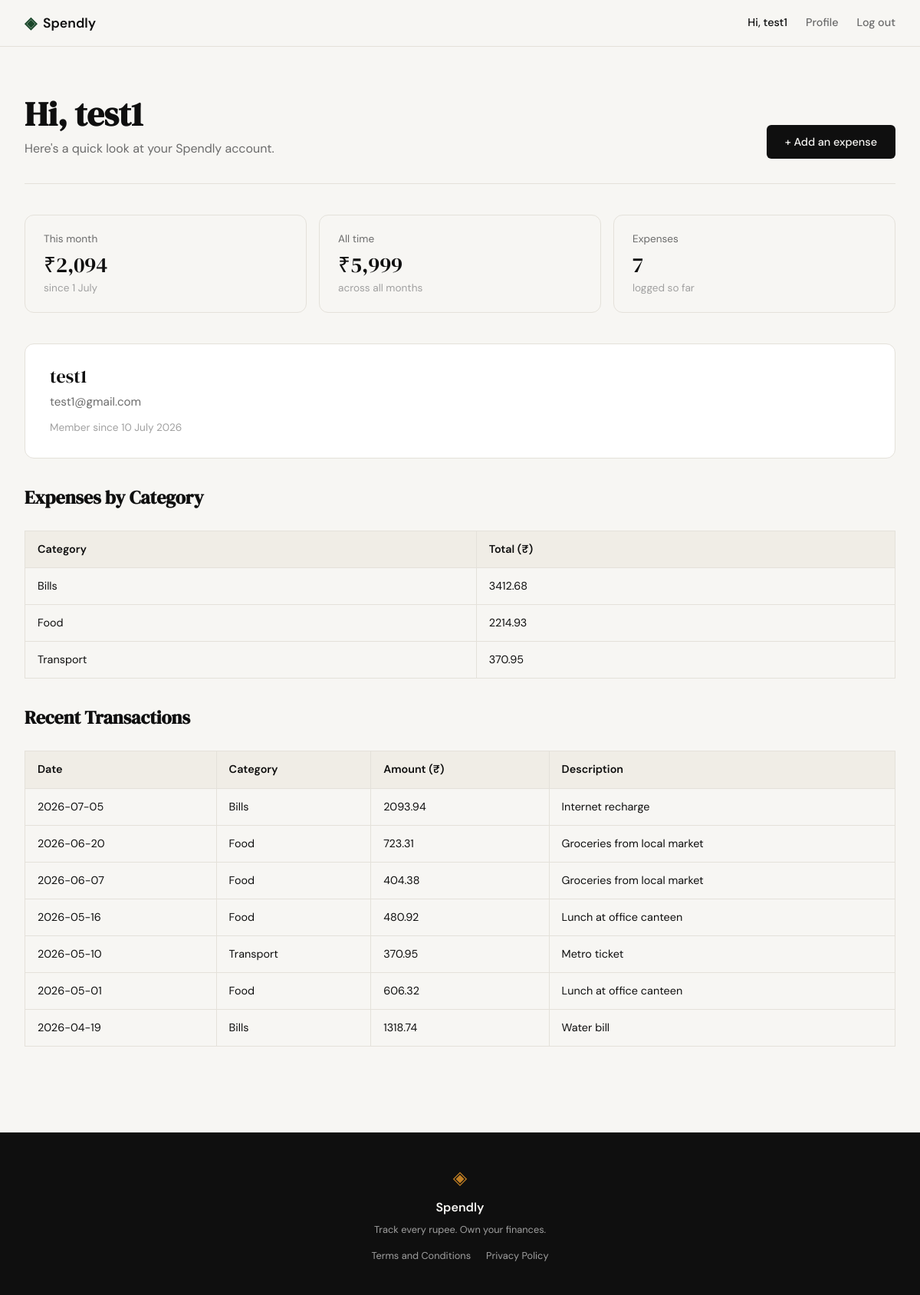
Page /profile (signed in) on the committed database.
### tables this page shows
CREATE TABLE users (
                id INTEGER PRIMARY KEY AUTOINCREMENT,
                name TEXT NOT NULL,
                email TEXT NOT NULL UNIQUE,
                password_hash TEXT NOT NULL,
                created_at TEXT DEFAULT (datetime('now'))
            );

CREATE TABLE expenses (
                id INTEGER PRIMARY KEY AUTOINCREMENT,
                user_id INTEGER NOT NULL,
                amount REAL NOT NULL,
                category TEXT NOT NULL,
                date TEXT NOT NULL,
                description TEXT,
                created_at TEXT DEFAULT (datetime('now')),
                FOREIGN KEY (user_id) REFERENCES users(id)
            );

### app.py (the view)
@app.route("/profile")
def profile():
    if session.get("user_id") is None:
        return redirect(url_for("login"))
    conn = get_db()
    try:
        user = conn.execute(
            "SELECT id, name, email, created_at FROM users WHERE id = ?",
            (session["user_id"],),
        ).fetchone()
        if user is None:
            session.clear()
            return redirect(url_for("logout"))
        stats = conn.execute(
            "SELECT COUNT(*) AS n, COALESCE(SUM(amount), 0) AS total "
            "FROM expenses WHERE user_id = ?",
            (session["user_id"],),
        ).fetchone()
        month_start = datetime.now().strftime("%Y-%m-01")
        month_total_row = conn.execute(
            "SELECT COALESCE(SUM(amount), 0) AS month_total "
            "FROM expenses WHERE user_id = ? AND date >= ?",
            (session["user_id"], month_start),
        ).fetchone()
        transactions = conn.execute(
            "SELECT id, amount, category, date, description FROM expenses WHERE user_id = ? ORDER BY date DESC",
            (session["user_id"],),
        ).fetchall()
        category_totals = conn.execute(
            "SELECT category, SUM(amount) as total FROM expenses WHERE user_id = ? GROUP BY category",
            (session["user_id"],),
        ).fetchall()
    finally:
        conn.close()
    return render_template(
        "profile.html",
        user=user,
        month_total=_inr(month_total_row["month_total"]),
        all_time_total=_inr(stats["total"]),
        expense_count=stats["n"],
        member_since=_pretty_date(user["created_at"]),
        now_month=datetime.now().strftime("%B"),
        transactions=transactions,
        category_totals=category_totals,
    )

### app.py (called while the page is built)
def _inr(value):
    return f"₹{value:,.0f}"

def _pretty_date(iso_text):
    date_part = iso_text.split(" ")[0]
    dt = datetime.strptime(date_part, "%Y-%m-%d")
    day = dt.strftime("%d").lstrip("0")
    return f"{day} {dt.strftime('%B %Y')}"

### database/db.py (called while the page is built)
def get_db() -> sqlite3.Connection:
    conn = sqlite3.connect(DB_PATH)
    conn.row_factory = sqlite3.Row
    conn.execute("PRAGMA foreign_keys = ON")
    return conn

### templates/profile.html (shortened to what this page needs)
{% extends "base.html" %}
{% block content %}
<section class="profile-section">
    <div class="profile-header">
        <div class="profile-header-text">
            <h1 class="profile-title">Hi, {{ user["name"] }}</h1>
            <p class="profile-subtitle">Here's a quick look at your Spendly account.</p>
        </div>
        <a href="{{ url_for('add_expense') }}" class="btn-primary profile-cta">+ Add an expense</a>
    </div>
    <div class="mock-stats profile-stats">
        <div class="mock-stat">
            <div class="mock-stat-label">This month</div>
            <div class="mock-stat-value">{{ month_total }}</div>
            <div class="mock-stat-meta muted">since 1 {{ now_month }}</div>
        </div>
        <div class="mock-stat">
            <div class="mock-stat-label">All time</div>
            <div class="mock-stat-value">{{ all_time_total }}</div>
            <div class="mock-stat-meta muted">across all months</div>
        </div>
        <div class="mock-stat">
            <div class="mock-stat-label">Expenses</div>
            <div class="mock-stat-value">{{ expense_count }}</div>
            <div class="mock-stat-meta muted">logged so far</div>
        </div>
    </div>
    <div class="profile-account-card">
        <div class="profile-account-name">{{ user["name"] }}</div>
        <div class="profile-account-email">{{ user["email"] }}</div>
        <div class="profile-account-since">Member since {{ member_since }}</div>
    </div>
    {% if expense_count > 0 %}
    <section class="category-section">
        <h2 class="section-title">Expenses by Category</h2>
        <table class="category-table">
            <thead>
                <tr>
                    <th>Category</th>
                    <th>Total (₹)</th>
                </tr>
            </thead>
            <tbody>
                {% for category, total in category_totals %}
                <tr>
                    <td>{{ category }}</td>
                    <td>{{ "%.2f"|format(total) }}</td>
                </tr>
                {% endfor %}
            </tbody>
        </table>
    </section>
    <section class="transactions-section">
        <h2 class="section-title">Recent Transactions</h2>
        <table class="transaction-table">
            <thead>
                <tr>
                    <th>Date</th>
                    <th>Category</th>
                    <th>Amount (₹)</th>
                    <th>Description</th>
                </tr>
            </thead>
            <tbody>
                {% for t in transactions %}
                <tr>
                    <td>{{ t.date }}</td>
                    <td>{{ t.category }}</td>
                    <td>{{ "%.2f"|format(t.amount) }}</td>
                    <td>{{ t.description }}</td>
                </tr>
                {% endfor %}
            </tbody>
        </table>
    </section>
    {% else %}
        <p class="profile-empty">No expenses yet — add your first one to see stats here.</p>
    {% endif %}
</section>
{% endblock %}

### templates/base.html (shortened to what this page needs)
<!DOCTYPE html>
<html lang="en">
<head>
    <link rel="stylesheet" href="{{ url_for('static', filename='css/style.css') }}">
</head>
<body>
    <nav class="navbar">
        <div class="nav-inner">
            <a href="{{ url_for('landing') }}" class="nav-brand">
                <span class="brand-icon">◈</span>
                <span class="brand-name">Spendly</span>
            </a>
            <div class="nav-links">
                {% if session.user_id %}
                    <span class="nav-user">Hi, {{ session.user_name }}</span>
                    <a href="{{ url_for('profile') }}" class="nav-profile">Profile</a>
                    <a href="{{ url_for('logout') }}" class="nav-logout">Log out</a>
                {% else %}
                    <a href="{{ url_for('login') }}">Sign in</a>
                    <a href="{{ url_for('register') }}" class="nav-cta">Get started</a>
                {% endif %}
            </div>
        </div>
    </nav>
    <main class="main-content">
        {% block content %}{% endblock %}
    </main>
    <footer class="footer">
        <div class="footer-inner">
            <span class="brand-icon">◈</span>
            <span class="footer-name">Spendly</span>
            <p class="footer-copy">Track every rupee. Own your finances.</p>
            <div class="footer-links">
                <a href="/terms">Terms and Conditions</a>
                <a href="/privacy">Privacy Policy</a>
            </div>
        </div>
    </footer>
</body>
</html>

### rows in the picture
users: user_name "test1", name "test1", email "test1@gmail.com", created_at "10 July 2026"
expenses: category "Transport", amount "370.95", date "2026-05-10", description "Metro ticket"
expenses: date "2026-07-05", category "Bills", amount "2093.94", description "Internet recharge"
expenses: date "2026-06-20", category "Food", amount "723.31", description "Groceries from local market"
expenses: date "2026-06-07", category "Food", amount "404.38", description "Groceries from local market"
expenses: date "2026-05-16", category "Food", amount "480.92", description "Lunch at office canteen"
expenses: date "2026-05-01", category "Food", amount "606.32", description "Lunch at office canteen"
expenses: date "2026-04-19", category "Bills", amount "1318.74", description "Water bill"

### other values in the picture
{{ month_total }} "₹2,094"
{{ all_time_total }} "₹5,999"
{{ expense_count }} "7"
{{ category }} "Bills" "Food"
{{ "%.2f"|format(total) }} "3412.68" "2214.93"
